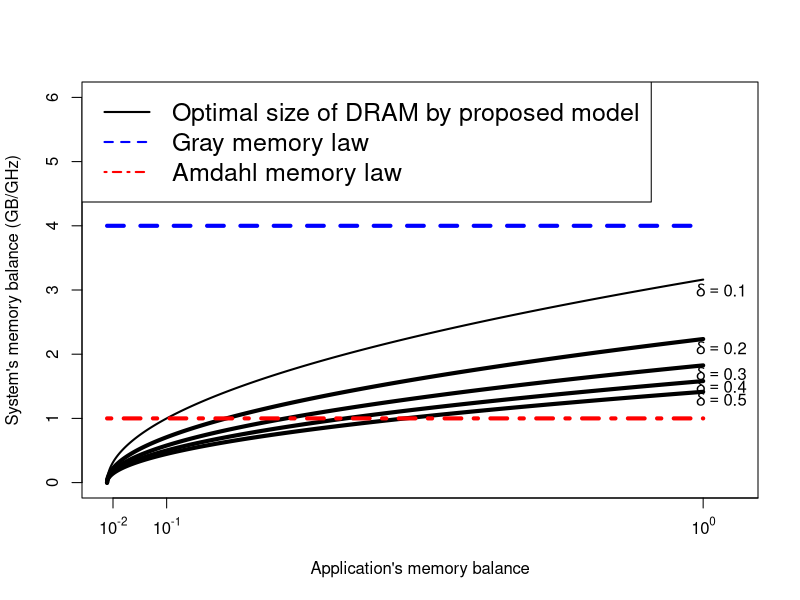

This chart was generated by the following R code:
pdf("//Users/arghyakusumdas/Documents/MyGitProjects/MyIeeeAccessPaper/IEEEtran/IEEEtran/Figures/ModelFigures/beta_mem.pdf")
d <- 0.1

x <- seq(0, 1, by=.0001)

y <- sqrt(x/d)
plot(x, y, col='black', lwd=2, lty=1, type="l", xaxt="n", xlim=c(0, 1.05), ylim=c(0,6),
xlab="Application's memory balance",
ylab="System's memory balance (GB/GHz)")
ticks <- seq(-2, 2, by=1)
labels <- sapply(ticks, function(i) as.expression(bquote(10^ .(i))))
axis(1, at=c(0.01, 0.1, 1, 10, 100), labels=labels)
text(1.03, 3, expression(delta==0.10))

d <- .2
y <-sqrt(x/d)
lines(x, y=y, lwd=4, col="black", lty=1)
text(1.03, 2.1, expression(delta==0.20))
d <- .3
y <-sqrt(x/d)
lines(x, y=y, lwd=4, col="black", lty=1)
text(1.03, 1.7, expression(delta==0.30))
d <- .4
y <-sqrt(x/d)
lines(x, y=y, lwd=4, col="black", lty=1)
text(1.03, 1.5, expression(delta==0.40))

d <- .5
y <-sqrt(x/d)
lines(x, y=y, lwd=4, col="black", lty=1)
text(1.03, 1.3, expression(delta==0.50))






y <- 4/x*x
lines(x, y=y, lwd=4, col="blue", lty=2)

y <- 1/x*x
lines(x, y=y, lwd=4, col="red", lty=4)

legend("topleft", c("Optimal size of DRAM by proposed model", "Gray memory law", "Amdahl memory law"), col=c("black","blue","red"), lwd=c(2,2), lty=c(1,2,4), cex=1.5)
